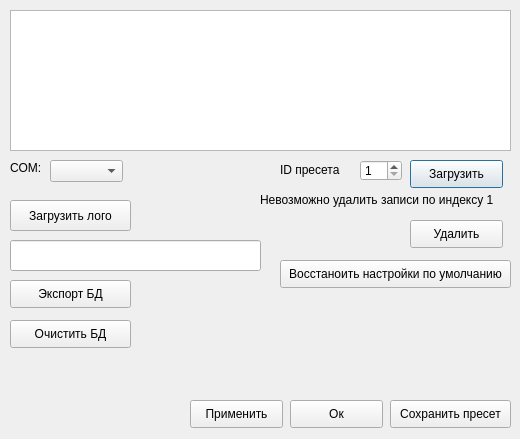
<?xml version="1.0" encoding="UTF-8"?>
<ui version="4.0">
 <class>Dialog</class>
 <widget class="QDialog" name="Dialog">
  <property name="geometry">
   <rect>
    <x>0</x>
    <y>0</y>
    <width>520</width>
    <height>439</height>
   </rect>
  </property>
  <property name="windowTitle">
   <string>Настройки</string>
  </property>
  <widget class="QSpinBox" name="p_id">
   <property name="geometry">
    <rect>
     <x>360</x>
     <y>160</y>
     <width>42</width>
     <height>21</height>
    </rect>
   </property>
   <property name="minimum">
    <number>1</number>
   </property>
  </widget>
  <widget class="QLabel" name="label">
   <property name="geometry">
    <rect>
     <x>280</x>
     <y>160</y>
     <width>71</width>
     <height>20</height>
    </rect>
   </property>
   <property name="text">
    <string>ID пресета</string>
   </property>
  </widget>
  <widget class="QPushButton" name="Imp_preset">
   <property name="geometry">
    <rect>
     <x>410</x>
     <y>160</y>
     <width>93</width>
     <height>28</height>
    </rect>
   </property>
   <property name="text">
    <string>Загрузить</string>
   </property>
   <attribute name="buttonGroup">
    <string notr="true">db_buttons</string>
   </attribute>
  </widget>
  <widget class="QComboBox" name="com_select">
   <property name="geometry">
    <rect>
     <x>50</x>
     <y>160</y>
     <width>73</width>
     <height>22</height>
    </rect>
   </property>
  </widget>
  <widget class="QLabel" name="label_2">
   <property name="geometry">
    <rect>
     <x>10</x>
     <y>160</y>
     <width>55</width>
     <height>16</height>
    </rect>
   </property>
   <property name="text">
    <string>COM:</string>
   </property>
  </widget>
  <widget class="QPushButton" name="logo_imp">
   <property name="geometry">
    <rect>
     <x>10</x>
     <y>200</y>
     <width>121</width>
     <height>31</height>
    </rect>
   </property>
   <property name="text">
    <string>Загрузить лого</string>
   </property>
  </widget>
  <widget class="QPushButton" name="apply">
   <property name="geometry">
    <rect>
     <x>190</x>
     <y>400</y>
     <width>93</width>
     <height>28</height>
    </rect>
   </property>
   <property name="text">
    <string>Применить</string>
   </property>
   <attribute name="buttonGroup">
    <string notr="true">SaveButtons</string>
   </attribute>
  </widget>
  <widget class="QPushButton" name="ok_exit">
   <property name="geometry">
    <rect>
     <x>290</x>
     <y>400</y>
     <width>93</width>
     <height>28</height>
    </rect>
   </property>
   <property name="text">
    <string>Ок</string>
   </property>
   <attribute name="buttonGroup">
    <string notr="true">SaveButtons</string>
   </attribute>
  </widget>
  <widget class="QPushButton" name="save_preset">
   <property name="geometry">
    <rect>
     <x>390</x>
     <y>400</y>
     <width>121</width>
     <height>28</height>
    </rect>
   </property>
   <property name="text">
    <string>Сохранить пресет</string>
   </property>
   <attribute name="buttonGroup">
    <string notr="true">SaveButtons</string>
   </attribute>
  </widget>
  <widget class="QPushButton" name="exp_db">
   <property name="geometry">
    <rect>
     <x>10</x>
     <y>280</y>
     <width>121</width>
     <height>28</height>
    </rect>
   </property>
   <property name="text">
    <string>Экспорт БД</string>
   </property>
   <attribute name="buttonGroup">
    <string notr="true">db_buttons</string>
   </attribute>
  </widget>
  <widget class="QPushButton" name="clear_db">
   <property name="geometry">
    <rect>
     <x>10</x>
     <y>320</y>
     <width>121</width>
     <height>28</height>
    </rect>
   </property>
   <property name="text">
    <string>Очистить БД</string>
   </property>
   <attribute name="buttonGroup">
    <string notr="true">db_buttons</string>
   </attribute>
  </widget>
  <widget class="QTableWidget" name="dataView">
   <property name="geometry">
    <rect>
     <x>10</x>
     <y>10</y>
     <width>501</width>
     <height>141</height>
    </rect>
   </property>
  </widget>
  <widget class="QPushButton" name="pushButton">
   <property name="geometry">
    <rect>
     <x>410</x>
     <y>220</y>
     <width>93</width>
     <height>28</height>
    </rect>
   </property>
   <property name="text">
    <string>Удалить</string>
   </property>
   <attribute name="buttonGroup">
    <string notr="true">db_buttons</string>
   </attribute>
  </widget>
  <widget class="QPushButton" name="pushButton_2">
   <property name="geometry">
    <rect>
     <x>280</x>
     <y>260</y>
     <width>231</width>
     <height>28</height>
    </rect>
   </property>
   <property name="text">
    <string>Восстаноить настройки по умолчанию</string>
   </property>
   <attribute name="buttonGroup">
    <string notr="true">db_buttons</string>
   </attribute>
  </widget>
  <widget class="QLineEdit" name="path2logo">
   <property name="geometry">
    <rect>
     <x>10</x>
     <y>240</y>
     <width>251</width>
     <height>31</height>
    </rect>
   </property>
  </widget>
  <widget class="QLabel" name="label_3">
   <property name="geometry">
    <rect>
     <x>260</x>
     <y>190</y>
     <width>281</width>
     <height>20</height>
    </rect>
   </property>
   <property name="text">
    <string>Невозможно удалить записи по индексу 1</string>
   </property>
  </widget>
 </widget>
 <resources/>
 <connections/>
 <buttongroups>
  <buttongroup name="SaveButtons"/>
  <buttongroup name="db_buttons"/>
 </buttongroups>
</ui>
